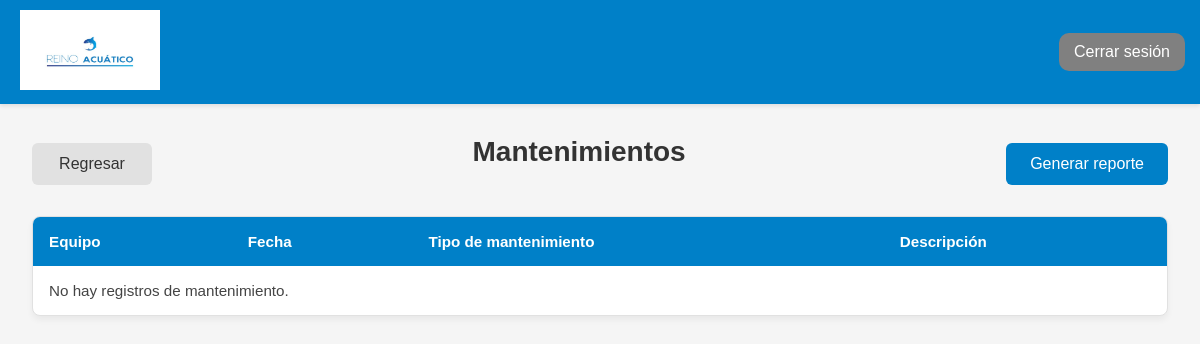
/views/tabla_mantenimiento.php (signed in), run on an earlier commit of the app's database.
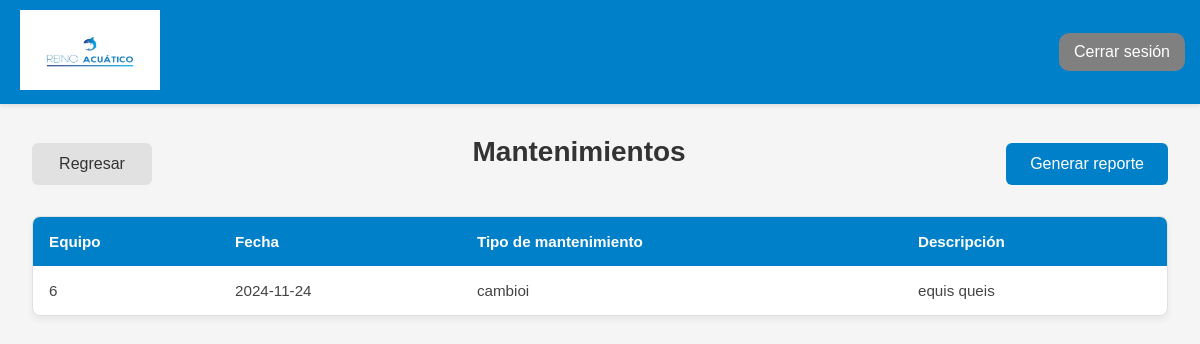
And on a later commit of the database.
### tables this page shows
CREATE TABLE `mantenimiento_equipo` (
  `pk_mantenimiento_equipo` smallint(6) NOT NULL,
  `tipo_mante` varchar(150) NOT NULL,
  `descripcion` varchar(250) NOT NULL,
  `fk_equipo` smallint(6) NOT NULL,
  `fecha` date NOT NULL
);

### Class/clase_conexion.php (called while the page is built, shortened)
<?php
class Conexion {
    public static function conectar() {
        $servidor = "localhost";
        $usuario = "root";
        $contraseña = "";
        $nom_base_datos = "ges_acuario3";
        $conectar = new mysqli($servidor, $usuario, $contraseña, $nom_base_datos);
        return $conectar;
    }
}
?>

### functions/mostrar_mantenimiento.php (called while the page is built)
<?php
include_once '../Class/clase_conexion.php';
class Mantenimiento {
    private $conn;
    public function __construct() {
        $this->conn = Conexion::conectar();
    }
    public function mostrar_mante() {
        $sql = "SELECT * FROM mantenimiento_equipo";
        $resultado = $this->conn->query($sql);
        if ($resultado && $resultado->num_rows > 0) {
            return $resultado->fetch_all(MYSQLI_ASSOC);
        } else {
            return [];
        }
    }
}
?>

### views/tabla_mantenimiento.php (the view, shortened to what this page needs)
<?php
require_once '../functions/mostrar_mantenimiento.php';
$mantenimiento = new Mantenimiento();
$datosMantenimiento = $mantenimiento->mostrar_mante();
?>
<!DOCTYPE html>
<html lang="es">
<head>
    <link rel="stylesheet" href="../Styles/tabla.css">
</head>
<body>
    <?php include("layout/header.php") ?>
    <div class="contenido">
        <div class="tabla">
            <div class="controles">
                <a onclick="window.location.href='panel.php'" class="btn" type="button">Regresar</a>
                <h2>Mantenimientos</h2>
                <a href="" class="generar-reporte">Generar reporte</a>
            </div>
            <table>
                <thead>
                    <tr>
                        <th>Equipo</th>
                        <th>Fecha</th>
                        <th>Tipo de mantenimiento</th>
                        <th>Descripción</th>
                    </tr>
                </thead>
                <tbody>
                    <?php if (!empty($datosMantenimiento) && is_array($datosMantenimiento)): ?>
                        <?php foreach ($datosMantenimiento as $mantenimiento): ?>
                            <tr>
                                <td><?php echo htmlspecialchars($mantenimiento['fk_equipo']); ?></td>
                                <td><?php echo htmlspecialchars($mantenimiento['fecha']); ?></td>
                                <td><?php echo htmlspecialchars($mantenimiento['tipo_mante']); ?></td>
                                <td><?php echo htmlspecialchars($mantenimiento['descripcion']); ?></td>
                            </tr>
                        <?php endforeach; ?>
                    <?php else: ?>
                        <tr>
                            <td colspan="4">No hay registros de mantenimiento.</td>
                        </tr>
                    <?php endif; ?>
                </tbody>
            </table>
        </div>
    </div>
</body>
</html>

What changed in the data, as far as the page shows it:
added mantenimiento_equipo: fk_equipo "6", fecha "2024-11-24", tipo_mante "cambioi", descripcion "equis queis"
Also different on the page:
text no longer shown: "No hay registros de mantenimiento."
